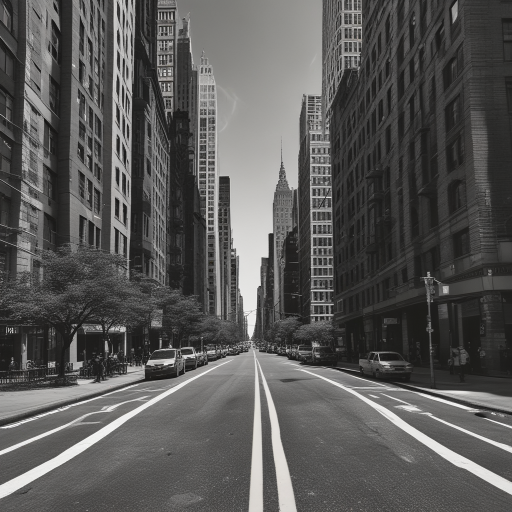
#> input picture fake_images/fake1.png, 1024 x 1024 px (shown at 1/2 size)
$ jupyter execute CS445_Final_Proj.ipynb
#> lines starting #> are read from the running program, lines starting #| are printed output that depends on the picture
### 1. Import all necessary libraries

[cell 1]
import cv2
import math
import random
import numpy as np

from scipy.ndimage import convolve
from matplotlib import pyplot as plt

### 2. Read in image in question

[cell 2]
image_path = 'fake_images/fake1.png'
# image_path = 'real_images/real1.png'
image = cv2.imread(image_path)
#> image is the input picture: shape (1024, 1024, 3); mean B, G, R 86.9, 88, 88.8
color_image = cv2.cvtColor(image, cv2.COLOR_BGR2RGB)

plt.imshow(color_image)

### 3. Grayscale the Image

[cell 3]
rows, cols = image.shape[:2]
#> rows = 1024; cols = 1024
gray_image = np.zeros((rows, cols))

for r in range(rows):
    for c in range(cols):
        gray_image[r, c] = 0.299*image[r, c, 0] + 0.587*image[r, c, 1] + 0.114*image[r, c, 2]

plt.imshow(gray_image, cmap="gray")

### 4. Apply Canny edge filter to extract edges

[cell 4]
def gaussian_kernel(size, sigma):
    kernel = np.zeros((size,size))
    for x in range(size):
        for y in range(size):
            kernel[x][y] = np.exp(-((x-(size-1)/2)**2 + (y-(size-1)/2)**2)/(2*sigma**2))
    kernel = kernel / np.sum(kernel)
    return kernel

def sobel_filters(image):
    x_kernel = np.array([[-1, 0, 1], [-2, 0, 2], [-1, 0, 1]])
    y_kernel = np.array([[1, 2, 1], [0, 0, 0], [-1, -2, -1]])
    x_edges = convolve(image, x_kernel)
    y_edges = convolve(image, y_kernel)
    output = (x_edges**2 + y_edges**2)**(1/2)
    output = output / output.max() * 255
    theta = np.arctan2(y_edges, x_edges)
    return (output, theta)

def non_max_suppression(image, theta):
    rows, cols = image.shape
    output = np.zeros((rows, cols))
    angle = theta*180. / np.pi
    angle[angle < 0] += 180

    for r in range(1, rows-1):
        for c in range(1, cols-1):

            a = None
            b = None

            if (0 <= angle[r, c] < 22.5) or (157.5 <= angle[r, c] <= 180):
                a = image[r, c+1]
                b = image[r, c-1]

            elif (22.5 <= angle[r, c] < 67.5):
                a = image[r+1, c-1]
                b = image[r-1, c+1]

            elif (67.5 <= angle[r, c] < 112.5):
                a = image[r+1, c]
                b = image[r-1, c]

            elif (112.5 <= angle[r, c] < 157.5):
                a = image[r-1, c-1]
                b = image[r+1, c+1]

            if (image[r, c] >= a) and (image[r, c] >= b):
                output[r, c] = image[r, c]

            else:
                output[r, c] = 0

    return output

def threshold(image, lowThresholdRatio=0.05, highThresholdRatio=0.09):
    highThreshold = image.max() * highThresholdRatio
    lowThreshold = highThreshold * lowThresholdRatio

    rows, cols = image.shape
    res = np.zeros((rows, cols))

    weak = 25
    strong = 255

    strong_r, strong_c = np.where(image >= highThreshold)
    weak_r, weak_c = np.where((image <= highThreshold) & (image >= lowThreshold))

    res[strong_r, strong_c] = strong
    res[weak_r, weak_c] = weak

    return res, weak

def hysteresis(image, weak, strong=255):
    rows, cols = image.shape

    for r in range(1, rows-1):
        for c in range(1, cols-1):

            if (image[r, c] == weak):
                if ((image[r+1, c-1] == strong) or (image[r+1, c] == strong) or (image[r+1, c+1] == strong)
                    or (image[r, c-1] == strong) or (image[r, c+1] == strong)
                    or (image[r-1, c-1] == strong) or (image[r-1, c] == strong) or (image[r-1, c+1] == strong)):
                    image[r, c] = strong
                else:
                    image[r, c] = 0

    return image

def cannyEdge(image):
    kernel = gaussian_kernel(5, 1.0)
    image = convolve(image, kernel)
    edge_image, theta = sobel_filters(image)
    thin_edge_image = non_max_suppression(edge_image, theta)
    thresholded_img ,weak_pixels = threshold(thin_edge_image)
    canny_image = hysteresis(thresholded_img, weak_pixels)
    return canny_image

canny_image = cannyEdge(gray_image)
#> in sobel_filters, `x_edges = convolve(image, x_kernel)`:
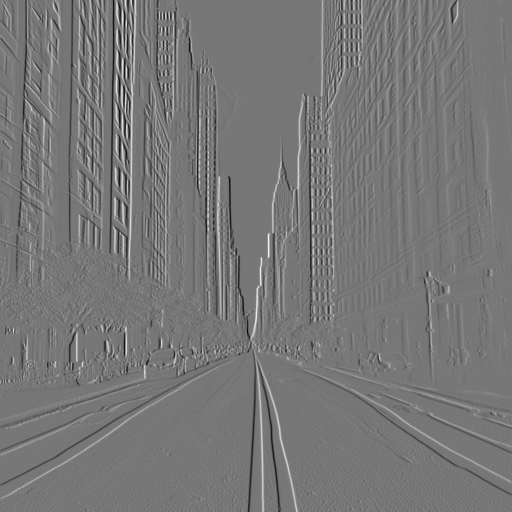
#> x_edges: shape (1024, 1024) float64 (shown at 1/2 size); min -414.7, max 472.7, mean 0.1; drawn with min black and max white
#> in sobel_filters, `y_edges = convolve(image, y_kernel)`:
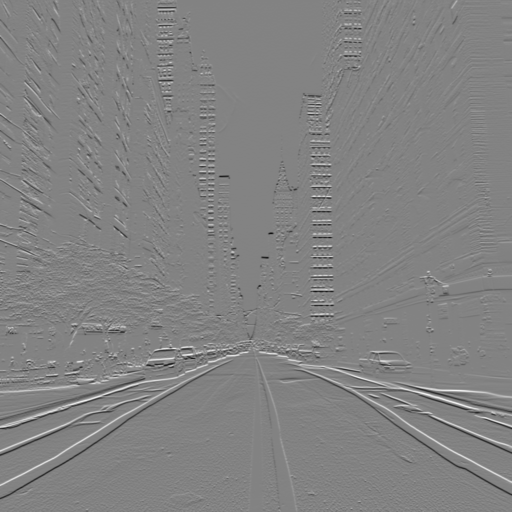
#> y_edges: shape (1024, 1024) float64 (shown at 1/2 size); min -480.8, max 457.3, mean 0; drawn with min black and max white
#> in sobel_filters, `output = (x_edges**2 + y_edges**2)**(1/2)`:
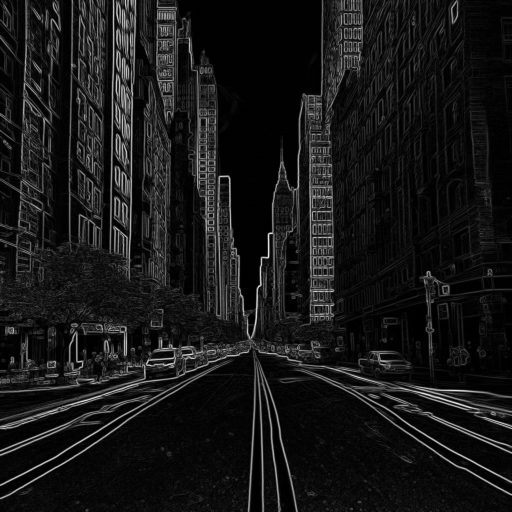
#> output: shape (1024, 1024) float64 (shown at 1/2 size); min 0.0041, max 480.9, mean 44.3; drawn with min black and max white
#> in sobel_filters, `theta = np.arctan2(y_edges, x_edges)`:
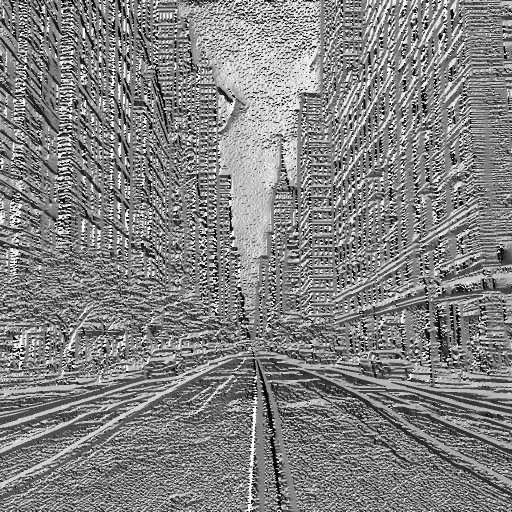
#> theta: shape (1024, 1024) float64 (shown at 1/2 size); min -3.14, max 3.14, mean 0.0698; drawn with min black and max white
#> in non_max_suppression, `angle[angle < 0] += 180`:
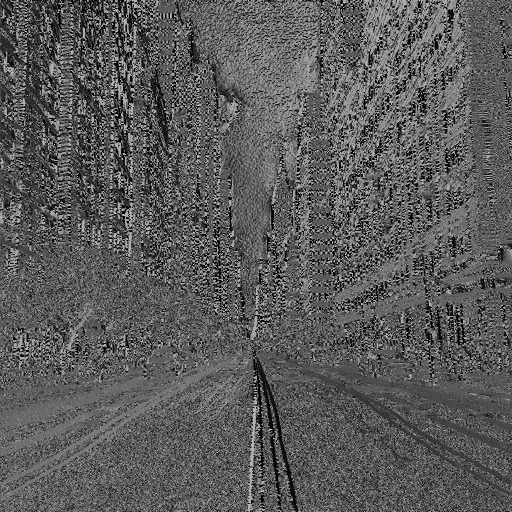
#> angle: shape (1024, 1024) float64 (shown at 1/2 size); min 1.22e-05, max 180, mean 91
#> after the loop in non_max_suppression, `for r in range(1, rows-1):`:
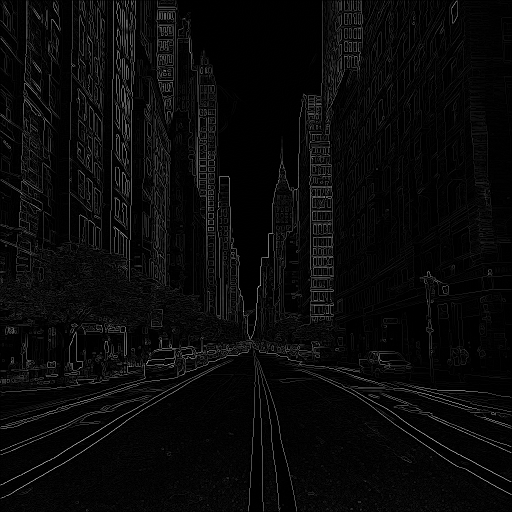
#> output: shape (1024, 1024) float64 (shown at 1/2 size); min 0, max 255, mean 9.5
#> in threshold, `highThreshold = image.max() * highThresholdRatio`: highThreshold = 22.95
#> in threshold, `lowThreshold = highThreshold * lowThresholdRatio`: lowThreshold = 1.15
#> in cannyEdge, `thresholded_img ,weak_pixels = threshold(thin_edge_image)`:
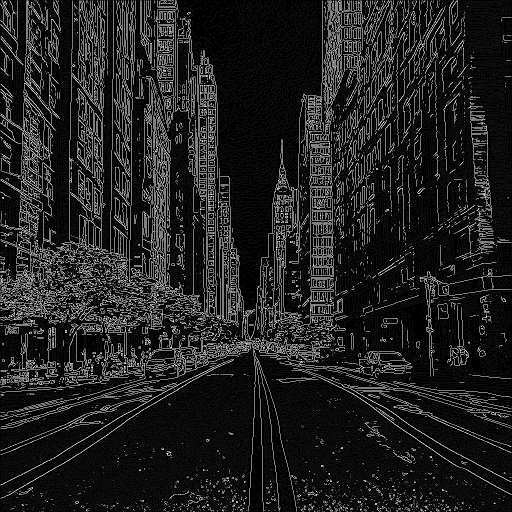
#> thresholded_img: shape (1024, 1024) float64 (shown at 1/2 size); min 0, max 255, mean 31.7
#> in cannyEdge, `thresholded_img ,weak_pixels = threshold(thin_edge_image)`: weak_pixels = 25
#> after the loop in hysteresis, `for r in range(1, rows-1):`:
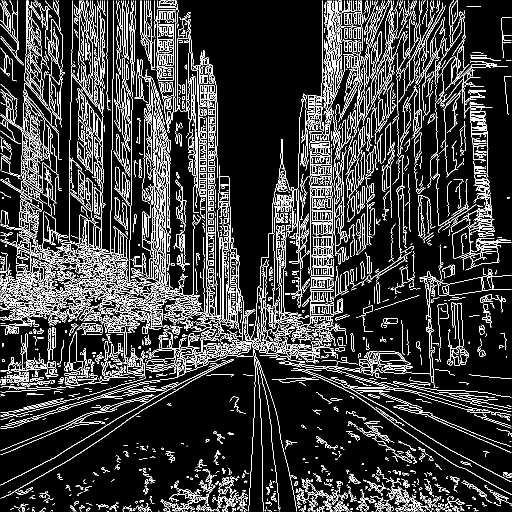
#> image: shape (1024, 1024) float64 (shown at 1/2 size); 13.8% white in thin lines or dots

plt.imshow(canny_image, cmap="gray")

### 5. Apply Hough Transform to generate lines

[cell 5]
canny_image = np.uint8(canny_image)
#> canny_image: shape (1024, 1024); 13.8% white in thin lines or dots
display_image1 = np.copy(color_image)
lines=cv2.HoughLines(canny_image, 1, np.pi/180, 225)
#> lines = 2395 rows, first 8: [412, 0], [83, 2.36], [371, 2.06], [35, 2.36], [762, 0.785], [548, 1.82], [427, 1.97], [6, 2.36]

best_lines = []

for line in lines:
    r, theta = line[0]
    degrees = theta*360/2/np.pi
    if (degrees > 10 and degrees < 80) or (degrees > 100 and degrees < 170):
        x0 = np.cos(theta)*r
        y0 = np.sin(theta)*r
        x1 = int(x0 + 1000*-1*np.sin(theta))
        y1 = int(y0 + 1000*np.cos(theta))
        x2 = int(x0 - 1000*-1*np.sin(theta))
        y2 = int(y0 - 1000*np.cos(theta))
        best_lines.append((x1, y1, x2, y2))
        cv2.line(display_image1,(x1,y1),(x2,y2),(0,255,0),1)
    else:
        continue
#> this loop made 2395 passes
#> (r, theta, degrees, x0, y0, x1, y1, x2) on passes 2, 3, 4, 5, 6, 7, 8, 12, 13, 14, 15, 16: (83, 2.36, 135, -58.69, 58.69, -765, -648, 648), (371, 2.06, 118, -174.2, 327.6, -1057, -141, 708), (35, 2.36, 135, -24.75, 24.75, -731, -682, 682), (762, 0.785, 45, 538.8, 538.8, -168, 1245, 1245), (548, 1.82, 104, -132.6, 531.7, -1102, 289, 837), (427, 1.97, 113, -166.8, 393.1, -1087, 2, 753), (6, 2.36, 135, -4.24, 4.24, -711, -702, 702), (241, 2.18, 125, -138.2, 197.4, -957, -376, 680), (349, 2.08, 119, -169.2, 305.2, -1043, -179, 705), (759, 0.785, 45, 536.7, 536.7, -170, 1243, 1243), (718, 0.785, 45, 507.7, 507.7, -199, 1214, 1214), (504, 1.87, 107, -147.4, 482, -1103, 189, 808)
#> (r, theta, degrees, x0, y0) on pass 88: (767, 0.785, 45, 542.4, 542.4)
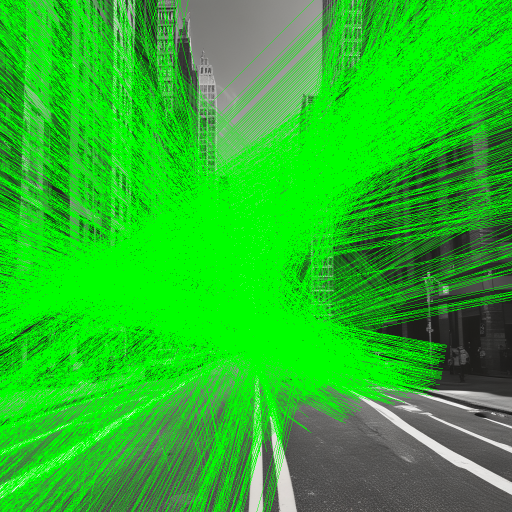
#> display_image1: shape (1024, 1024, 3) (shown at 1/2 size); mean R, G, B 39.4, 185.5, 38.4

plt.imshow(display_image1)

### 6. Apply RANSAC to find estimated vanishing point

[cell 6]
def RANSAC(lines):

    max_count = 0
    vanishing_points = {}

    for i in range(100):
        line1, line2 = random.sample(lines, 2)
        x1, y1, x2, y2 = line1
        x3, y3, x4, y4 = line2

        a1 = y2 - y1
        b1 = x1 - x2
        c1 = a1*x1 + b1*y1

        a2 = y4 - y3
        b2 = x3 - x4
        c2 = a2*x3 + b2*y3

        det = a1*b2 - a2*b1

        if det != 0:
            x_intersect = (b2*c1 - b1*c2)/det
            y_intersect = (a1*c2 - a2*c1)/det

            count = 0
            for line in lines:
                x1, y1, x2, y2 = line

                a = y2 - y1
                b = x1 - x2
                c = -a*x1 - b*y1

                dist = abs((a * x_intersect + b * y_intersect + c)) / np.sqrt(a**2 + b**2)
                if dist < 0.5:
                    count += 1
            if count > max_count:
                max_count = count
                vanishing_points[(x_intersect, y_intersect)] = count
        else:
            continue

    return vanishing_points

iterations = 50
total_weight = 0
x = 0
y = 0

for _ in range(iterations):
    vanishingPoints = RANSAC(best_lines)

    for point, weight in vanishingPoints.items():
        if point[0] < 0 or point[1] < 0 or point[0] > rows or point[1] > cols:
            continue
        x += weight*point[0]
        y += weight*point[1]
        total_weight += weight

x_estimate, y_estimate = np.round(x/total_weight), np.round(y/total_weight)

### 7. User input ground truth vanishing point

[cell 7]
def userPoint(event, x, y, flags, params):
    global selected_point
    if event == cv2.EVENT_LBUTTONDOWN:
        selected_point = (x, y)

selected_point = None
cv2.namedWindow('image')
cv2.setMouseCallback('image', userPoint)

while True:
    cv2.imshow('image', image)
    key = cv2.waitKey(1) & 0xFF
#> (key Esc is pressed here)
